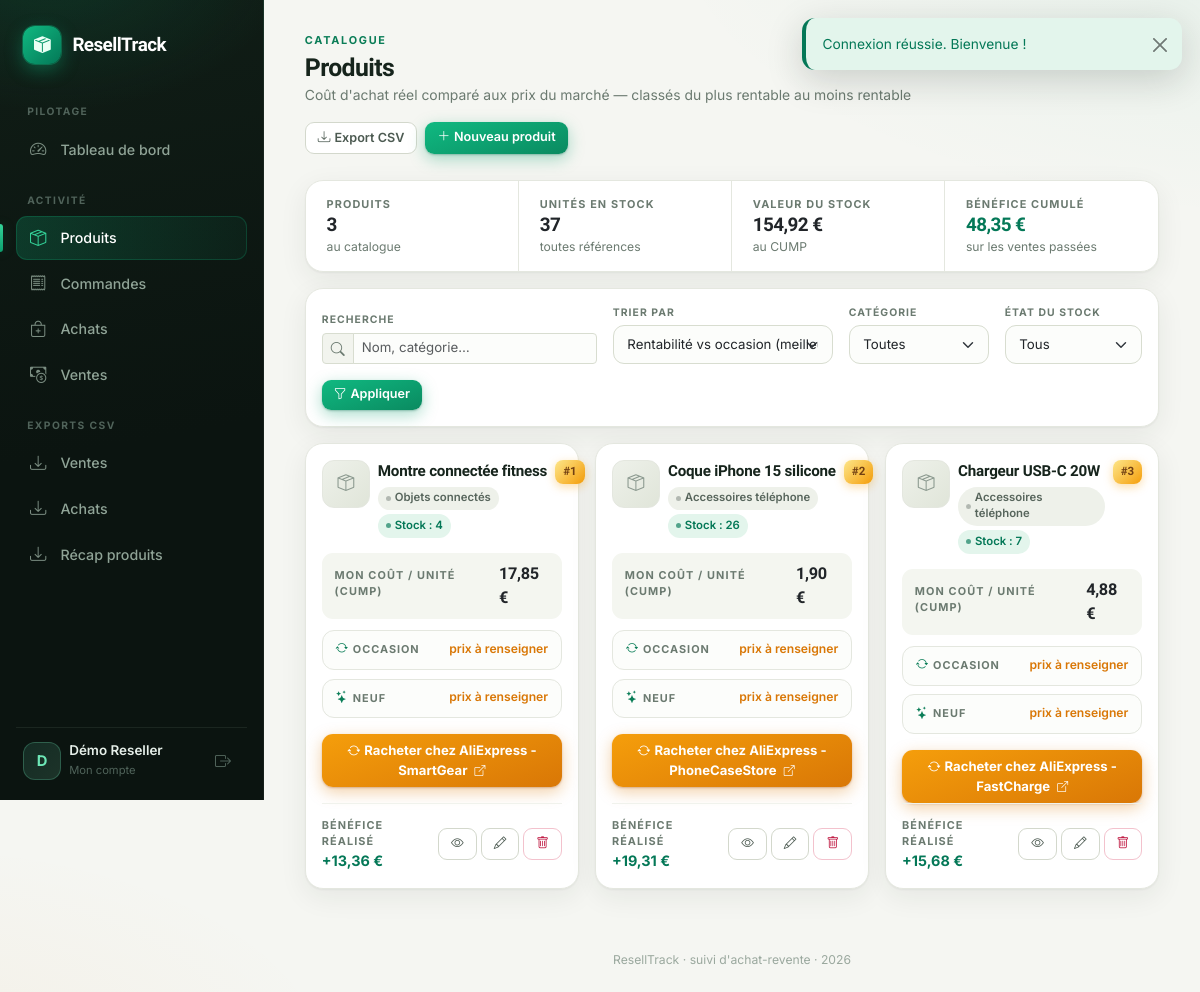
Screenshot of /products (signed in) with the database file from the repository.
### tables this page shows
CREATE TABLE IF NOT EXISTS products (
  id          INT UNSIGNED NOT NULL AUTO_INCREMENT,
  user_id     INT UNSIGNED NOT NULL,
  name        VARCHAR(190) NOT NULL,
  category    VARCHAR(120) NULL,
  description TEXT NULL,
  image_path  VARCHAR(255) NULL,
  market_price_new  DECIMAL(10,2) NULL,   
  market_price_used DECIMAL(10,2) NULL,   
  created_at  TIMESTAMP NOT NULL DEFAULT CURRENT_TIMESTAMP,
  updated_at  TIMESTAMP NOT NULL DEFAULT CURRENT_TIMESTAMP ON UPDATE CURRENT_TIMESTAMP,
  PRIMARY KEY (id),
  KEY idx_products_user (user_id),
  CONSTRAINT fk_products_user FOREIGN KEY (user_id)
    REFERENCES users (id) ON DELETE CASCADE
);

CREATE TABLE IF NOT EXISTS purchases (
  id            INT UNSIGNED NOT NULL AUTO_INCREMENT,
  user_id       INT UNSIGNED NOT NULL,
  product_id    INT UNSIGNED NOT NULL,
  order_id      INT UNSIGNED NULL,
  quantity      INT UNSIGNED NOT NULL,
  weight_grams  INT UNSIGNED NULL,
  lot_price     DECIMAL(10,2) NOT NULL DEFAULT 0.00,
  shipping_cost DECIMAL(10,2) NOT NULL DEFAULT 0.00,
  customs_cost  DECIMAL(10,2) NOT NULL DEFAULT 0.00,
  currency      ENUM('EUR','USD','CNY') NOT NULL DEFAULT 'EUR',
  exchange_rate DECIMAL(10,6) NOT NULL DEFAULT 1.000000,  
  unit_cost_eur DECIMAL(10,4) NOT NULL DEFAULT 0.0000,     
  supplier      VARCHAR(150) NULL,
  order_url     VARCHAR(500) NULL,
  purchased_at  DATE NOT NULL,
  created_at    TIMESTAMP NOT NULL DEFAULT CURRENT_TIMESTAMP,
  updated_at    TIMESTAMP NOT NULL DEFAULT CURRENT_TIMESTAMP ON UPDATE CURRENT_TIMESTAMP,
  PRIMARY KEY (id),
  KEY idx_purchases_user (user_id),
  KEY idx_purchases_product (product_id),
  KEY idx_purchases_order (order_id),
  CONSTRAINT fk_purchases_user FOREIGN KEY (user_id)
    REFERENCES users (id) ON DELETE CASCADE,
  CONSTRAINT fk_purchases_product FOREIGN KEY (product_id)
    REFERENCES products (id) ON DELETE CASCADE,
  CONSTRAINT fk_purchases_order FOREIGN KEY (order_id)
    REFERENCES orders (id) ON DELETE CASCADE
);

### src/Views/products/index.php (the view, shortened to what the rows shown need)
<?php
$hasFilters = $q !== '' || $cat !== '' || $status !== '';
$isRentabilitySort = str_starts_with($sort, 'rentability');
$rankOffset = ($page - 1) * $perPage;
$sortOptions = [
    'rentability'     => 'Rentabilité vs occasion (meilleure d\'abord)',
    'rentability_new' => 'Rentabilité vs neuf (meilleure d\'abord)',
    'profit'          => 'Bénéfice cumulé',
    'stock'           => 'Stock',
    'value'           => 'Valeur de stock',
    'name'            => 'Nom (A → Z)',
    'cump'            => 'Coût d\'achat (CUMP)',
];
?>
<div class="page-header d-flex flex-wrap align-items-end justify-content-between gap-3">
    <div>
        <div class="page-eyebrow">Catalogue</div>
        <h1 class="page-title">Produits</h1>
        <p class="page-sub">Coût d'achat réel comparé aux prix du marché — classés du plus rentable au moins rentable</p>
    </div>
    <div class="d-flex gap-2">
        <a href="/export/products" class="btn btn-outline-secondary btn-sm"><i class="bi bi-download me-1"></i>Export CSV</a>
        <a href="/products/create" class="btn btn-primary btn-sm"><i class="bi bi-plus-lg me-1"></i>Nouveau produit</a>
    </div>
</div>
<div class="card mb-3">
    <div class="stat-strip">
        <div class="stat-cell">
            <div class="kpi-label">Produits</div>
            <div class="stat-num"><?= (int) $total ?></div>
            <div class="kpi-sub"><?= $hasFilters ? 'filtre actif' : 'au catalogue' ?></div>
        </div>
        <div class="stat-cell">
            <div class="kpi-label">Unités en stock</div>
            <div class="stat-num"><?= (int) $aggUnits ?></div>
            <div class="kpi-sub">toutes références</div>
        </div>
        <div class="stat-cell">
            <div class="kpi-label">Valeur du stock</div>
            <div class="stat-num"><?= money($aggValue) ?></div>
            <div class="kpi-sub">au CUMP</div>
        </div>
        <div class="stat-cell">
            <div class="kpi-label">Bénéfice cumulé</div>
            <div class="stat-num <?= $aggProfit >= 0 ? 'profit-positive' : 'profit-negative' ?>"><?= money($aggProfit) ?></div>
            <div class="kpi-sub">sur les ventes passées</div>
        </div>
    </div>
</div>
<form method="get" action="/products" class="card mb-3 filter-bar">
    <div class="card-body py-3 d-flex flex-wrap align-items-end gap-3">
        <div style="flex:2;min-width:190px">
            <label>Recherche</label>
            <div class="input-group input-group-sm">
                <span class="input-group-text"><i class="bi bi-search"></i></span>
                <input type="search" name="q" class="form-control" placeholder="Nom, catégorie…" value="<?= e($q) ?>">
            </div>
        </div>
        <div style="flex:1.6;min-width:210px">
            <label>Trier par</label>
            <select name="sort" class="form-select form-select-sm">
                <?php foreach ($sortOptions as $key => $label): ?>
                    <option value="<?= e($key) ?>" <?= $sort === $key ? 'selected' : '' ?>><?= e($label) ?></option>
                <?php endforeach; ?>
            </select>
        </div>
        <div style="flex:1;min-width:140px">
            <label>Catégorie</label>
            <select name="cat" class="form-select form-select-sm">
                <option value="">Toutes</option>
            </select>
        </div>
        <div style="flex:1;min-width:130px">
            <label>État du stock</label>
            <select name="status" class="form-select form-select-sm">
                <option value="">Tous</option>
            </select>
        </div>
        <div class="d-flex gap-2">
            <button class="btn btn-primary btn-sm" type="submit"><i class="bi bi-funnel me-1"></i>Appliquer</button>
        </div>
    </div>
</form>
<?php if (empty($rows)): ?>
    <div class="card">
        <div class="empty-state">
            <div class="es-icon"><i class="bi bi-box-seam"></i></div>
            <?php if ($hasFilters): ?>
                <h3>Aucun produit ne correspond à ces filtres</h3>
                <p>Essayez d'élargir la recherche ou de réinitialiser les filtres.</p>
                <a href="/products" class="btn btn-outline-secondary">Réinitialiser les filtres</a>
            <?php else: ?>
                <h3>Aucun produit pour l'instant</h3>
                <p>Créez votre premier produit, puis enregistrez vos lots d'achat pour suivre stock et rentabilité.</p>
                <a href="/products/create" class="btn btn-primary"><i class="bi bi-plus-lg me-1"></i>Créer un produit</a>
            <?php endif; ?>
        </div>
    </div>
<?php else: ?>
<div class="row g-3">
    <?php foreach ($rows as $i => $r): $p = $r['product']; $pid = (int) $p['id']; ?>
    <div class="col-md-6 col-xl-4 d-flex">
        <div class="card pcard w-100">
            <div class="card-body d-flex flex-column">
                <div class="d-flex align-items-start gap-2">
                    <a href="/products/<?= $pid ?>" class="flex-shrink-0">
                        <?php if (!empty($p['image_path'])): ?>
                            <img src="<?= e($p['image_path']) ?>" class="product-thumb" style="width:48px;height:48px" alt="">
                        <?php else: ?>
                            <span class="product-thumb-placeholder" style="width:48px;height:48px"><i class="bi bi-box-seam"></i></span>
                        <?php endif; ?>
                    </a>
                    <div class="min-width-0 flex-grow-1">
                        <a href="/products/<?= $pid ?>" class="pcard-name d-block text-truncate"><?= e($p['name']) ?></a>
                        <div class="d-flex flex-wrap gap-1 mt-1">
                            <?php if (!empty($p['category'])): ?>
                                <span class="badge-soft badge-neutral"><?= e($p['category']) ?></span>
                            <?php endif; ?>
                            <?php if ($r['stock'] <= 0): ?>
                                <span class="badge-soft badge-danger">Épuisé</span>
                            <?php elseif ($r['stock'] <= 2): ?>
                                <span class="badge-soft badge-warning">Stock : <?= (int) $r['stock'] ?></span>
                            <?php else: ?>
                                <span class="badge-soft badge-success">Stock : <?= (int) $r['stock'] ?></span>
                            <?php endif; ?>
                        </div>
                    </div>
                    <?php if ($isRentabilitySort): ?>
                        <span class="pcard-rank <?= ($rankOffset + $i) < 3 ? 'pcard-rank--top' : '' ?>">#<?= $rankOffset + $i + 1 ?></span>
                    <?php endif; ?>
                </div>
                <div class="pcard-cost d-flex justify-content-between align-items-baseline">
                    <span class="kpi-label">Mon coût / unité (CUMP)</span>
                    <span class="pcard-cump"><?= $r['has_cost'] ? money($r['cump'], 2) : '—' ?></span>
                </div>
                <div class="cmp-section">
                    <?php
                    $cmpRows = [
                        ['label' => 'Occasion', 'icon' => 'bi-arrow-repeat', 'price' => $r['market_used'], 'pot' => $r['pot_used'], 'pct' => $r['pct_used']],
                        ['label' => 'Neuf',     'icon' => 'bi-stars',        'price' => $r['market_new'],  'pot' => $r['pot_new'],  'pct' => $r['pct_new']],
                    ];
                    foreach ($cmpRows as $c): ?>
                        <div class="cmp-row">
                            <div class="cmp-head">
                                <span class="cmp-tag"><i class="bi <?= $c['icon'] ?>"></i> <?= $c['label'] ?></span>
                                <?php if ($c['price'] !== null): ?>
                                    <span class="cmp-price"><?= money($c['price']) ?></span>
                                <?php else: ?>
                                    <a href="/products/<?= $pid ?>/edit" class="cmp-missing">prix à renseigner</a>
                                <?php endif; ?>
                            </div>
                        </div>
                    <?php endforeach; ?>
                </div>
                <?php if ($r['reorder'] !== null): ?>
                    <a href="<?= e($r['reorder']['url']) ?>" target="_blank" rel="noopener" class="btn btn-reorder mt-3">
                        <i class="bi bi-arrow-repeat me-1"></i>Racheter<?= $r['reorder']['supplier'] ? ' chez ' . e($r['reorder']['supplier']) : '' ?>
                        <i class="bi bi-box-arrow-up-right ms-1" style="font-size:.68rem"></i>
                    </a>
                <?php endif; ?>
                <div class="pcard-footer mt-auto d-flex justify-content-between align-items-center">
                    <div>
                        <div class="kpi-label">Bénéfice réalisé</div>
                        <span class="fw-bold <?= $r['profit'] >= 0 ? 'profit-positive' : 'profit-negative' ?>" style="font-size:.9rem">
                            <?= $r['profit'] >= 0 ? '+' : '' ?><?= money($r['profit']) ?>
                        </span>
                    </div>
                    <div class="d-flex gap-1">
                        <a href="/products/<?= $pid ?>" class="btn btn-sm btn-outline-secondary" title="Fiche détaillée"><i class="bi bi-eye"></i></a>
                        <a href="/products/<?= $pid ?>/edit" class="btn btn-sm btn-outline-secondary" title="Modifier"><i class="bi bi-pencil"></i></a>
                        <form method="post" action="/products/<?= $pid ?>/delete" class="d-inline"
                              data-confirm="Supprimer « <?= e($p['name']) ?> » ainsi que tous ses achats et ventes ?">
                            <button class="btn btn-sm btn-outline-danger" type="submit" title="Supprimer"><i class="bi bi-trash"></i></button>
                        </form>
                    </div>
                </div>
            </div>
        </div>
    </div>
    <?php endforeach; ?>
</div>
<?php endif; ?>

### src/Core/Router.php (shortened to what the rows shown need)
<?php
final class Router
{
    private array $routes = [];
    private function add(string $method, string $path, array $handler): void
    {
        $vars = [];
        $regex = preg_replace_callback('#\{([a-zA-Z_]+)\}#', function ($m) use (&$vars) {
            $vars[] = $m[1];
            return '([^/]+)';
        }, $path);
        $regex = '#^' . $regex . '$#';
        $this->routes[] = [
            'method'  => $method,
            'regex'   => $regex,
            'vars'    => $vars,
            'handler' => $handler,
        ];
    }
    public function dispatch(string $method, string $uri): void
    {
        $path = parse_url($uri, PHP_URL_PATH) ?? '/';
        $path = rawurldecode($path);
        foreach ($this->routes as $route) {
            if ($route['method'] !== $method) {
                continue;
            }
            if (preg_match($route['regex'], $path, $matches)) {
                array_shift($matches);
                $params = [];
                [$class, $action] = $route['handler'];
                $controller = new $class();
                $controller->$action($params);
                return;
            }
        }
    }
}

### rows the page displays
products: name "Montre connectée fitness", category "Objets connectés", stock "4", i "1", cump "17,85 €", label "OCCASION", label "NEUF", profit "13,36 €"
purchases: supplier "AliExpress - SmartGear"
products: name "Coque iPhone 15 silicone", category "Accessoires téléphone", stock "26", i "2", cump "1,90 €", label "OCCASION", label "NEUF", profit "19,31 €"
purchases: supplier "AliExpress - PhoneCaseStore"
products: name "Chargeur USB-C 20W", category "Accessoires téléphone", stock "7", i "3", cump "4,88 €", label "OCCASION", label "NEUF", profit "15,68 €"
purchases: supplier "AliExpress - FastCharge"

### other values shown
$f['message'] "Connexion réussie. Bienvenue !"
$total "3"
$aggUnits "37"
money($aggValue) "154,92 €"
money($aggProfit) "48,35 €"
form field sort "Rentabilité vs occasion (meilleure d'abord)"
